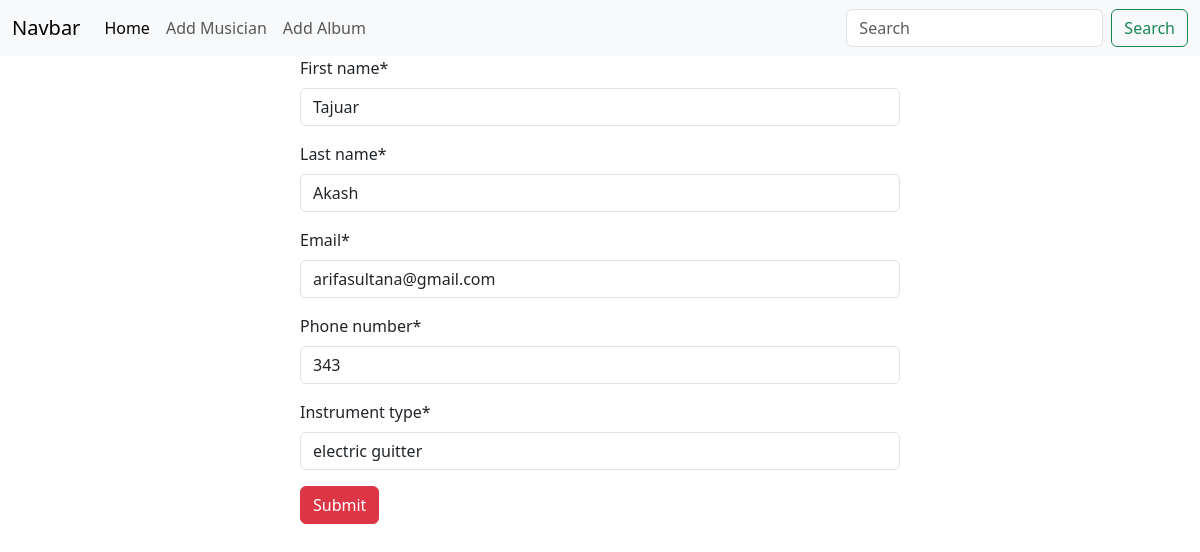
The page /musicians/edit/37 on the database its author committed.
### musicians/models.py (models this page shows, shortened)
class musician_Model(models.Model):
    first_name = models.CharField( max_length=50)
    last_name = models.CharField( max_length=50)
    email = models.EmailField( max_length=254)
    phone_number = models.IntegerField()
    instrument_type = models.CharField(max_length=50)

### musicians/views.py (the view)
# urls.py: path('edit/<int:id>', views.edit_musician_view.as_view(),name='edit_musician'),
class edit_musician_view(UpdateView):
    model = musician_Model
    form_class = musicians_form
    pk_url_kwarg='id'
    template_name = 'add_musician.html'
    success_url = reverse_lazy("homepage")

### musicians/forms.py
class musicians_form(forms.ModelForm):
    class Meta:
        model = musician_Model
        fields = '__all__'

### musicians/templates/add_musician.html (shortened to what this page needs)
{% extends 'base.html' %}
{% block contents %}
    {% load crispy_forms_tags %}
    <form method="post" action="" style="width: 50%; margin: auto;">
        {{form | crispy}}
        <button  class="btn btn-danger" type="submit" >Submit</button>
    </form>
    {% endblock contents %}

### rows shown on the page
musician_Model: first_name "Tajuar", last_name "Akash", email "arifasultana@gmail.com", phone_number "343", instrument_type "electric guitter"
